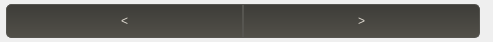
<?xml version="1.0" encoding="UTF-8"?>
<ui version="4.0">
 <class>FilePathWidget</class>
 <widget class="QWidget" name="FilePathWidget">
  <property name="geometry">
   <rect>
    <x>0</x>
    <y>0</y>
    <width>493</width>
    <height>42</height>
   </rect>
  </property>
  <property name="windowTitle">
   <string>Form</string>
  </property>
  <property name="styleSheet">
   <string notr="true">QPushButton
{
	border: 1px solid #565550;
	min-height: 32px;
	min-width: 24px;
	color: #DFDAD1;
	background-color: qlineargradient(x1: 0.5, y1: 0, x2: 0.5, y2: 1, stop: 0 #3D3C38, stop: 1 #525049);
	padding-left: 4px;
	padding-right: 4px;
}
QPushButton:hover
{
	background-color: qlineargradient(x1: 0.5, y1: 0, x2: 0.5, y2: 1, stop: 0 #484741, stop: 1 #43423D);
}
QPushButton:pressed
{
	background-color: #3A3A36;
}
QPushButton:disabled
{
	color: #948F8A;
	background-color: #3C3B37;
}

#pushButton_previous
{
	border-top-left-radius: 5px;
	border-bottom-left-radius: 5px;
	font: 750 12pt;
}
#pushButton_next
{
	border-top-right-radius: 5px;
	border-bottom-right-radius: 5px;
	font: 750 12pt;
}</string>
  </property>
  <layout class="QHBoxLayout" name="horizontalLayout_2">
   <property name="leftMargin">
    <number>6</number>
   </property>
   <property name="topMargin">
    <number>3</number>
   </property>
   <property name="rightMargin">
    <number>6</number>
   </property>
   <property name="bottomMargin">
    <number>3</number>
   </property>
   <item>
    <layout class="QHBoxLayout" name="horizontalLayout_3">
     <property name="spacing">
      <number>0</number>
     </property>
     <item>
      <widget class="QPushButton" name="pushButton_previous">
       <property name="text">
        <string>&lt;</string>
       </property>
      </widget>
     </item>
     <item>
      <widget class="QPushButton" name="pushButton_next">
       <property name="text">
        <string>&gt;</string>
       </property>
      </widget>
     </item>
    </layout>
   </item>
   <item>
    <layout class="QHBoxLayout" name="horizontalLayout">
     <property name="spacing">
      <number>0</number>
     </property>
    </layout>
   </item>
   <item>
    <spacer name="horizontalSpacer">
     <property name="orientation">
      <enum>Qt::Horizontal</enum>
     </property>
    </spacer>
   </item>
  </layout>
 </widget>
 <resources/>
 <connections/>
</ui>
